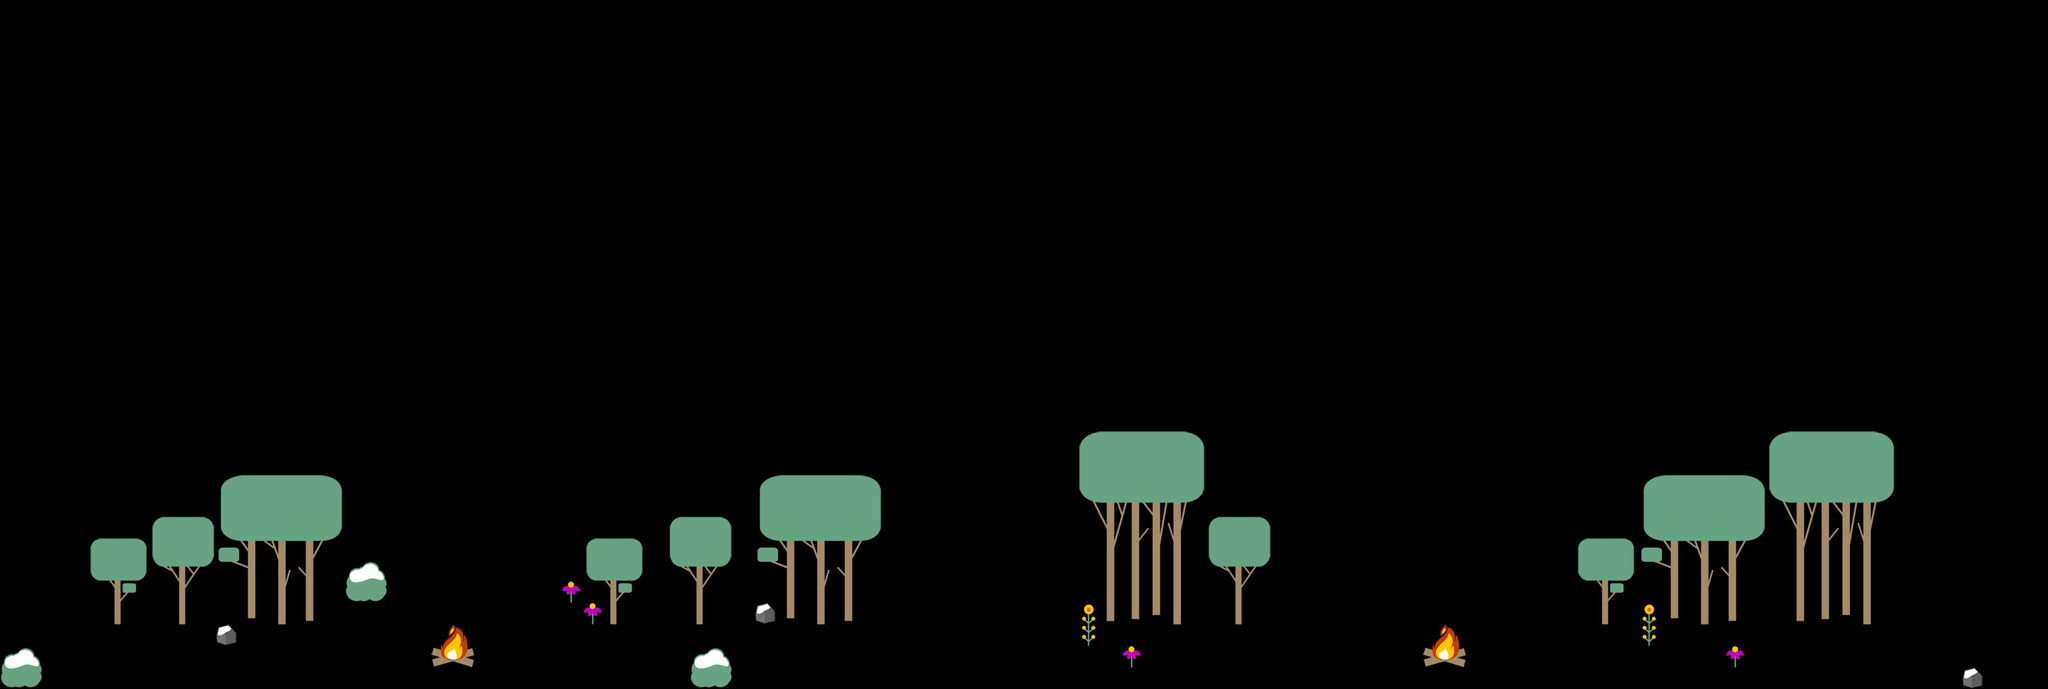

Tiled map render using the project's own tile images. Description and the map definition, with tile-layer contents summarised, below:
An orthogonal 95x32 tile map with 32x32 px tiles, 1 tile layer (Tile Layer 1), 10 tilesets and 3 objects (player_png, player, floor).

<map version="1.0" orientation="orthogonal" renderorder="right-down" width="95" height="32" tilewidth="32" tileheight="32">
 <tileset firstgid="1" name="triggers" tilewidth="32" tileheight="32">
  <image source="triggers.png" width="192" height="32" />
  <tile id="0">
   <properties>
    <property name="player" value="yes" />
   </properties>
  </tile>
 </tileset>
 <tileset firstgid="7" name="arbol_1" tilewidth="32" tileheight="32">
  <image source="arbol1.png" width="96" height="128" />
 </tileset>
 <tileset firstgid="19" name="arbol2" tilewidth="32" tileheight="32">
  <image source="arbol2.png" width="96" height="160" />
 </tileset>
 <tileset firstgid="34" name="arbol3" tilewidth="32" tileheight="32">
  <image source="arbol3.png" width="192" height="224" />
 </tileset>
 <tileset firstgid="76" name="bush" tilewidth="32" tileheight="32">
  <image source="bush.png" width="64" height="64" />
 </tileset>
 <tileset firstgid="80" name="fire" tilewidth="32" tileheight="32">
  <image source="fire.png" width="64" height="64" />
 </tileset>
 <tileset firstgid="84" name="arbol4" tilewidth="32" tileheight="32">
  <image source="arbol4.png" width="192" height="288" />
 </tileset>
 <tileset firstgid="138" name="flower" tilewidth="32" tileheight="32">
  <image source="flower.png" width="32" height="32" />
 </tileset>
 <tileset firstgid="139" name="flower2" tilewidth="32" tileheight="32">
  <image source="flower2.png" width="32" height="64" />
 </tileset>
 <tileset firstgid="141" name="rock" tilewidth="32" tileheight="32">
  <image source="rock.png" width="32" height="32" />
 </tileset>
 <layer name="Tile Layer 1" width="95" height="32">
  <data>[3040 cells, 348 non-empty, 135 distinct tile ids]</data>
 </layer>
 <objectgroup name="triggers">
  <object name="player_png" gid="1" x="64" y="928" />
  <object name="player" x="64" y="896" width="32" height="32">
   <properties>
    <property name="player" value="yes" />
   </properties>
  </object>
  <object name="floor" x="0" y="928" width="3040" height="96">
   <properties>
    <property name="blockers" value="t" />
   </properties>
  </object>
 </objectgroup>
</map>
